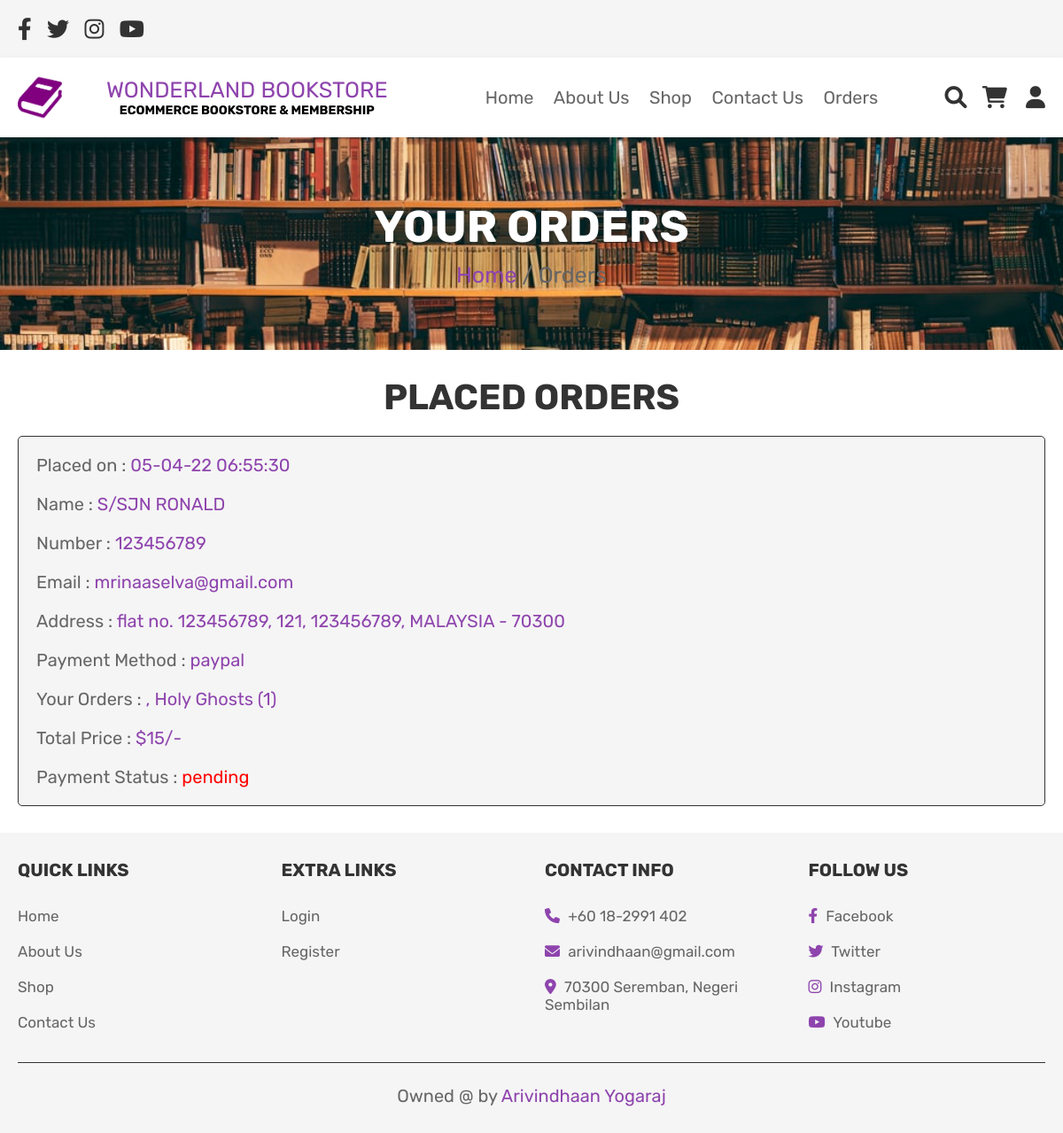
Screenshot of /indexorders.php with the database file from the repository.
### tables this page shows
CREATE TABLE `orders` (
  `id` int(100) NOT NULL,
  `user_id` int(100) NOT NULL,
  `name` varchar(100) NOT NULL,
  `number` varchar(12) NOT NULL,
  `email` varchar(100) NOT NULL,
  `method` varchar(50) NOT NULL,
  `address` varchar(500) NOT NULL,
  `total_products` varchar(1000) NOT NULL,
  `total_price` int(100) NOT NULL,
  `placed_on` varchar(50) NOT NULL,
  `payment_status` varchar(20) NOT NULL DEFAULT 'pending'
);

### indexorders.php (the view, shortened to what this page needs)
<?php
include 'config.php';
$user_id = 'unknown';
?>
<!DOCTYPE html>
<html lang="en">
<head>
   <link rel="stylesheet" href="https://cdnjs.cloudflare.com/ajax/libs/font-awesome/6.0.0/css/all.min.css">
   <link rel="stylesheet" href="css/style.css">
</head>
<body>
<?php include 'indexheader.php'; ?>
<div class="heading">
   <h3>your orders</h3>
   <p> <a href="index.php">Home</a> / Orders </p>
</div>
<section class="placed-orders">
   <h1 class="title">placed orders</h1>
   <div class="box-container">
      <?php
         $order_query = mysqli_query($conn, "SELECT * FROM `orders` WHERE user_id = '$user_id'") or die('query failed');
         if(mysqli_num_rows($order_query) > 0){
            while($fetch_orders = mysqli_fetch_assoc($order_query)){
      ?>
      <div class="box">
         <p> Placed on : <span><?php echo $fetch_orders['placed_on']; ?></span> </p>
         <p> Name : <span><?php echo $fetch_orders['name']; ?></span> </p>
         <p> Number : <span><?php echo $fetch_orders['number']; ?></span> </p>
         <p> Email : <span><?php echo $fetch_orders['email']; ?></span> </p>
         <p> Address : <span><?php echo $fetch_orders['address']; ?></span> </p>
         <p> Payment Method : <span><?php echo $fetch_orders['method']; ?></span> </p>
         <p> Your Orders : <span><?php echo $fetch_orders['total_products']; ?></span> </p>
         <p> Total Price : <span>$<?php echo $fetch_orders['total_price']; ?>/-</span> </p>
         <p> Payment Status : <span style="color:<?php if($fetch_orders['payment_status'] == 'pending'){ echo 'red'; }else{ echo 'green'; } ?>;"><?php echo $fetch_orders['payment_status']; ?></span> </p>
         </div>
      <?php
       }
      }else{
         echo '<p class="empty">no orders placed yet!</p>';
      }
      ?>
   </div>
</section>
<?php include 'indexfooter.php'; ?>
</body>
</html>

### css/style.css (style rules this page uses)
:root { --purple:#8e44ad; --red:#c0392b; --orange:#f39c12; --black:#333; --white:#fff; --light-color:#666; --light-white:#ccc; --light-bg:#f5f5f5; --border:.1rem solid var(--black); --box-shadow:0 .5rem 1rem rgba(0,0,0,.1); }
* { font-family: 'Rubik', sans-serif; margin:0; padding:0; box-sizing: border-box; outline: none; border:none; text-decoration: none; transition:all .2s linear; }
html { font-size: 62.5%; overflow-x: hidden; }
section { padding:3rem 2rem; }
.title { text-align: center; margin-bottom: 2rem; text-transform: uppercase; color:var(--black); font-size: 4rem; }
.heading { min-height: 30vh; display: flex; flex-flow: column; align-items: center; justify-content: center; gap:1rem; background: url(../images/book.jpg) no-repeat; background-size: cover; background-position: center; text-align: center; }
.heading h3 { font-size: 5rem; color:var(--white); text-transform: uppercase; }
.heading p { font-size: 2.5rem; color:var(--light-color); }
.heading p a { color:var(--purple); }
.placed-orders .box-container { max-width: 1200px; margin:0 auto; display:flex; flex-wrap: wrap; align-items: center; gap:1.5rem; }
.placed-orders .box-container .box { flex:1 1 40rem; border-radius: .5rem; padding:2rem; border:var(--border); background-color: var(--light-bg); padding:1rem 2rem; }
.placed-orders .box-container .box p { padding:1rem 0; font-size: 2rem; color:var(--light-color); }
.placed-orders .box-container .box p span { color:var(--purple); }

### rows the page displays
orders: placed_on "05-04-22 06:55:30", name "S/SJN RONALD", number "123456789", email "mrinaaselva@gmail.com", address "flat no. 123456789, 121, 123456789, MALAYSIA - 70300", method "paypal", total_products ", Holy Ghosts (1)", total_price "15", payment_status "pending"
